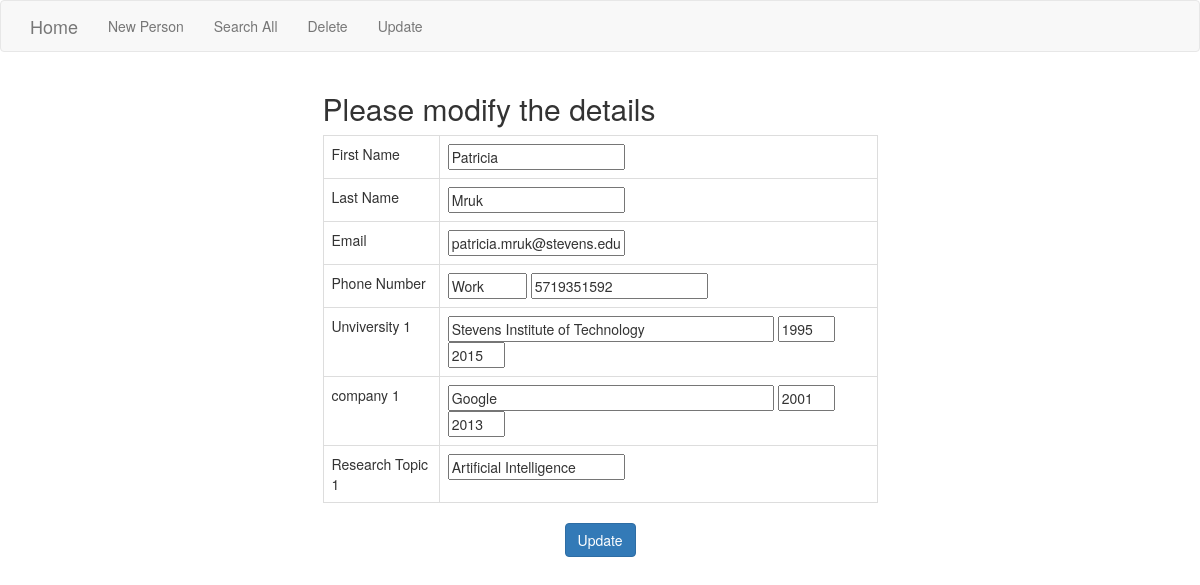
/update.php?id=18, run on the app's committed database.
### tables this page shows
CREATE TABLE `person` (
  `person_id` int(11) NOT NULL AUTO_INCREMENT,
  `first_name` varchar(45) NOT NULL,
  `last_name` varchar(45) NOT NULL,
  `email` varchar(45) NOT NULL,
  PRIMARY KEY (`person_id`)
);

CREATE TABLE `phone` (
  `fk_person_id` int(11) NOT NULL,
  `type` varchar(45) NOT NULL,
  `number` varchar(45) NOT NULL,
  KEY `fk_number_person_idx` (`fk_person_id`),
  CONSTRAINT `fk_number_person` FOREIGN KEY (`fk_person_id`) REFERENCES `person` (`person_id`) ON DELETE CASCADE ON UPDATE CASCADE
);

CREATE TABLE `university` (
  `fk_person_id` int(11) NOT NULL,
  `name` varchar(45) NOT NULL,
  `start` varchar(45) NOT NULL,
  `end` varchar(45) NOT NULL,
  KEY `fk_university_person_idx` (`fk_person_id`),
  CONSTRAINT `fk_university_person` FOREIGN KEY (`fk_person_id`) REFERENCES `person` (`person_id`) ON DELETE CASCADE ON UPDATE CASCADE
);

CREATE TABLE `employment` (
  `fk_person_id` int(11) NOT NULL,
  `name` varchar(45) NOT NULL,
  `start` varchar(45) NOT NULL,
  `end` varchar(45) NOT NULL,
  KEY `fk_employment_person_idx` (`fk_person_id`),
  CONSTRAINT `fk_employment_person` FOREIGN KEY (`fk_person_id`) REFERENCES `person` (`person_id`) ON DELETE CASCADE ON UPDATE CASCADE
);

CREATE TABLE `topic` (
  `fk_person_id` int(11) NOT NULL,
  `name` varchar(45) NOT NULL,
  KEY `fk_topic_person_idx` (`fk_person_id`),
  CONSTRAINT `fk_topic_person` FOREIGN KEY (`fk_person_id`) REFERENCES `person` (`person_id`) ON DELETE CASCADE ON UPDATE CASCADE
);

### update.php (the view, shortened to what this page needs)
<?php include('header.php'); ?>
<div class="container">
<?php
  require "config.php";
  $person_id = $_GET["id"];
      $sql = "select person_id, first_name, last_name, email from person
      WHERE person_id='" .$person_id. "';";
      $temp = 'SET sql_mode = \'\'';
      $conn->query($temp);
      $result = $conn->query($sql);
      $row = $result->fetch_assoc();
      $first_name = $row["first_name"];
      $last_name = $row["last_name"];
      $email = $row["email"];
?>
<div class="row">
  <div class="col-md-6 col-md-offset-3">
    <h2>Please modify the details</h2>
    <form role="form" method="post" action="update_confirmation.php">
      <table class="table table-bordered">
        <tbody>
          <tr>
            <td>First Name</td>
            <td>
              <input type="text" name="first_name" value= "<?php echo $first_name; ?>" />
            </td>
          </tr>
          <tr>
            <td>Last Name</td>
            <td>
              <input type="text" name="last_name" value= "<?php echo $last_name; ?>" />
            </td>
          </tr>
          <tr>
            <td>Email</td>
            <td>
              <input type="text" name="email" value= "<?php echo $email; ?>" />
            </td>
          </tr>
          <?php
          $sql = "select type, number from phone
          WHERE fk_person_id='" .$person_id. "';";
          $temp = 'SET sql_mode = \'\'';
          $conn->query($temp);
          $result = $conn->query($sql);
          $counter = 1;
          while($row = $result->fetch_assoc()) {
            $number = $row["number"];
            $type = $row["type"];
            echo "<tr>
              <td>Phone Number</td>
              <td>
                <input type=\"text\" size=\"7\" name=\"phone_type".$counter."\" value= \"".$type."\" />
                <input type=\"text\" name=\"phone_number".$counter."\" value= \"".$number."\" />
              </td>
            </tr>";
            $counter++;
          }
          ?>
          <?php
          $sql = "select name, start, end from university
          WHERE fk_person_id='" .$person_id. "';";
          $temp = 'SET sql_mode = \'\'';
          $conn->query($temp);
          $result = $conn->query($sql);
          $counter = 1;
          while($row = $result->fetch_assoc()) {
            $name = $row["name"];
            $start = $row["start"];
            $end = $row["end"];
            echo "<tr>
              <td>Unviversity ".$counter."</td>
              <td>
                <input type=\"text\" size=\"40\" name=\"university".$counter."\" value= \"".$name."\" />
                <input type=\"text\" size=\"4\" name=\"university_start".$counter."\" value= \"".$start."\" />
                <input type=\"text\" size=\"4\" name=\"university_end".$counter."\" value= \"".$end."\" />
              </td>
            </tr>";
            $counter++;
          }
          ?>
          <?php
          $sql = "select name, start, end from employment
          WHERE fk_person_id='" .$person_id. "';";
          $temp = 'SET sql_mode = \'\'';
          $conn->query($temp);
          $result = $conn->query($sql);
          $counter = 1;
          while($row = $result->fetch_assoc()) {
            $name = $row["name"];
            $start = $row["start"];
            $end = $row["end"];
            echo "<tr>
              <td>company ".$counter."</td>
              <td>
                <input type=\"text\" size=\"40\" name=\"company".$counter."\" value= \"".$name."\" />
                <input type=\"text\" size=\"4\" name=\"company_start".$counter."\" value= \"".$start."\" />
                <input type=\"text\" size=\"4\" name=\"company_end".$counter."\" value= \"".$end."\" />
              </td>
            </tr>";
            $counter++;
          }
          ?>
          <?php
          $sql = "select name from topic
          WHERE fk_person_id='" .$person_id. "';";
          $temp = 'SET sql_mode = \'\'';
          $conn->query($temp);
          $result = $conn->query($sql);
          $counter = 1;
          while($row = $result->fetch_assoc()) {
            $name = $row["name"];
            echo "<tr>
              <td>Research Topic ".$counter."</td>
              <td>
                <input type=\"text\" name=\"topic".$counter."\" value= \"".$name."\" />
              </td>
            </tr>";
            $counter++;
          }
          ?>
        </tbody>
      </table>
      <center><input id="submit" name="submit" type="submit" value="Update" class="btn btn-primary"/><center>
      </form>
    </div>
</div>
</div>

### data on the page
person: first_name "Patricia", last_name "Mruk", email "patricia.mruk@stevens.edu"
phone: phone_type1 "Work", phone_number1 "5719351592"
university: university1 "Stevens Institute of Technology", university_start1 "1995", university_end1 "2015"
employment: company1 "Google", company_start1 "2001", company_end1 "2013"
topic: topic1 "Artificial Intelligence"
